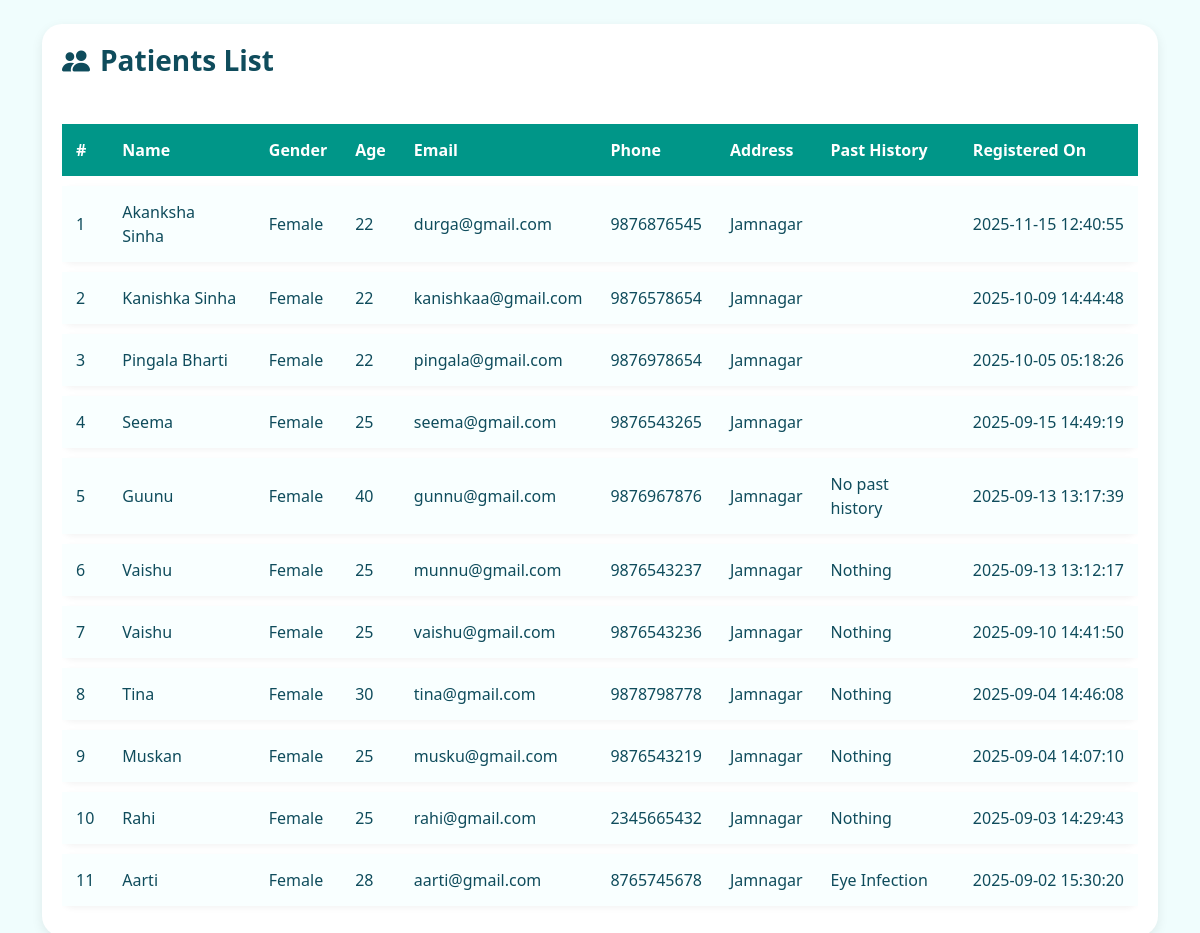
Page /admin/patients.php on the committed database.
### tables this page shows
CREATE TABLE `patients` (
  `id` int(11) NOT NULL,
  `user_id` int(11) DEFAULT NULL,
  `name` varchar(100) NOT NULL,
  `gender` varchar(10) NOT NULL,
  `age` int(11) NOT NULL,
  `email` varchar(100) NOT NULL,
  `phone` varchar(10) NOT NULL,
  `address` text NOT NULL,
  `past_history` text DEFAULT NULL,
  `created_at` timestamp NOT NULL DEFAULT current_timestamp()
);

### admin/patients.php (the view, shortened to what this page needs)
<?php
include '../db.php';
$result = $conn->query("SELECT * FROM patients ORDER BY id DESC");
?>
<!DOCTYPE html>
<html lang="en">
<head>
  <link href="https://cdn.jsdelivr.net/npm/bootstrap@5.3.0/dist/css/bootstrap.min.css" rel="stylesheet">
  <link href="https://cdn.jsdelivr.net/npm/bootstrap-icons/font/bootstrap-icons.css" rel="stylesheet">
</head>
<body>
<div class="container mt-4">
  <div class="table-card">
    <div class="d-flex justify-content-between align-items-center mb-3">
      <h3 class="page-title"><i class="bi bi-people-fill"></i> Patients List</h3>
    </div>
    <div class="table-responsive">
      <table class="custom-table">
        <thead>
          <tr>
            <th>#</th>
            <th>Name</th>
            <th>Gender</th>
            <th>Age</th>
            <th>Email</th>
            <th>Phone</th>
            <th>Address</th>
            <th>Past History</th>
            <th>Registered On</th>
          </tr>
        </thead>
        <tbody>
          <?php
          $i = 1;
          while ($row = $result->fetch_assoc()):
          ?>
          <tr>
            <td><?= $i++ ?></td>
            <td><?= htmlspecialchars($row['name']) ?></td>
            <td><?= htmlspecialchars($row['gender']) ?></td>
            <td><?= htmlspecialchars($row['age']) ?></td>
            <td><?= htmlspecialchars($row['email']) ?></td>
            <td><?= htmlspecialchars($row['phone']) ?></td>
            <td><?= htmlspecialchars($row['address']) ?></td>
            <td><?= htmlspecialchars($row['past_history']) ?></td>
            <td><?= htmlspecialchars($row['created_at']) ?></td>
          </tr>
          <?php endwhile; ?>
        </tbody>
      </table>
    </div>
  </div>
</div>
</body>
</html>

### admin/patients.php (style rules this page uses)
body { background: #f0fdfd; font-family: 'Segoe UI', sans-serif; color: #0f4c5c; }
.table-card { background: #ffffff; border-radius: 20px; padding: 20px; box-shadow: 0 4px 12px rgba(0,0,0,0.08); }
.page-title { display: flex; align-items: center; gap: 10px; font-weight: 700; margin-bottom: 20px; color: #0f4c5c; }
.custom-table { border-collapse: separate; border-spacing: 0 10px; width: 100%; }
.custom-table thead { background: #009688; color: #fff; }
.custom-table thead th { padding: 14px; border: none; font-weight: 600; }
.custom-table tbody tr { background: #f9ffff; border-radius: 12px; box-shadow: 0 2px 6px rgba(0,0,0,0.05); transition: all 0.3s ease; }
.custom-table tbody td { padding: 14px; border: none; vertical-align: middle; }

### rows in the picture
patients: name "Akanksha Sinha", gender "Female", age "22", email "durga@gmail.com", phone "9876876545", address "Jamnagar", created_at "2025-11-15 12:40:55"
patients: name "Kanishka Sinha", gender "Female", age "22", email "kanishkaa@gmail.com", phone "9876578654", address "Jamnagar", created_at "2025-10-09 14:44:48"
patients: name "Pingala Bharti", gender "Female", age "22", email "pingala@gmail.com", phone "9876978654", address "Jamnagar", created_at "2025-10-05 05:18:26"
patients: name "Seema", gender "Female", age "25", email "seema@gmail.com", phone "9876543265", address "Jamnagar", created_at "2025-09-15 14:49:19"
patients: name "Guunu", gender "Female", age "40", email "gunnu@gmail.com", phone "9876967876", address "Jamnagar", past_history "No past history", created_at "2025-09-13 13:17:39"
patients: name "Vaishu", gender "Female", age "25", email "munnu@gmail.com", phone "9876543237", address "Jamnagar", past_history "Nothing", created_at "2025-09-13 13:12:17"
patients: name "Vaishu", gender "Female", age "25", email "vaishu@gmail.com", phone "9876543236", address "Jamnagar", past_history "Nothing", created_at "2025-09-10 14:41:50"
patients: name "Tina", gender "Female", age "30", email "tina@gmail.com", phone "9878798778", address "Jamnagar", past_history "Nothing", created_at "2025-09-04 14:46:08"
patients: name "Muskan", gender "Female", age "25", email "musku@gmail.com", phone "9876543219", address "Jamnagar", past_history "Nothing", created_at "2025-09-04 14:07:10"
patients: name "Rahi", gender "Female", age "25", email "rahi@gmail.com", phone "2345665432", address "Jamnagar", past_history "Nothing", created_at "2025-09-03 14:29:43"
patients: name "Aarti", gender "Female", age "28", email "aarti@gmail.com", phone "8765745678", address "Jamnagar", past_history "Eye Infection", created_at "2025-09-02 15:30:20"
